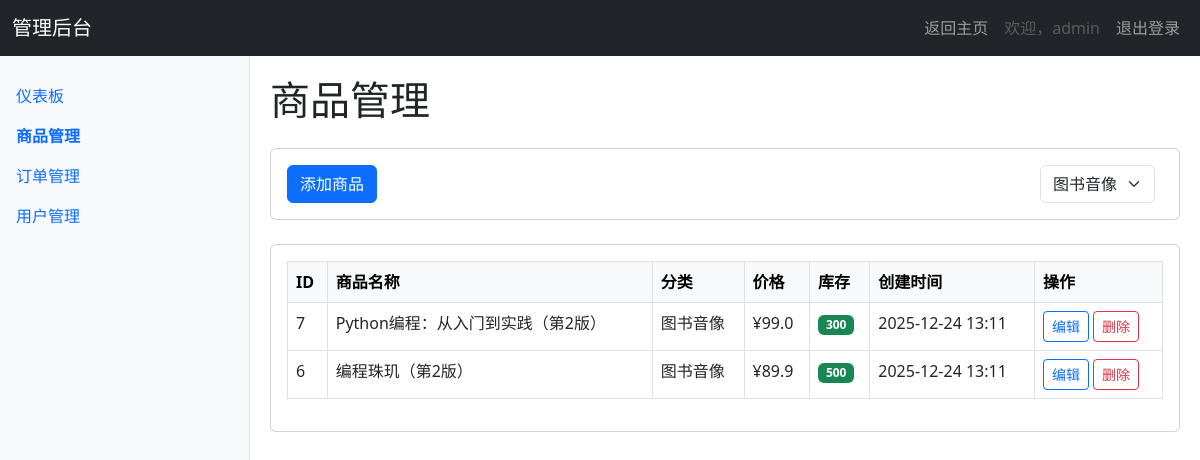
The page /admin/products?category_id=3 (signed in) on the database as committed earlier.
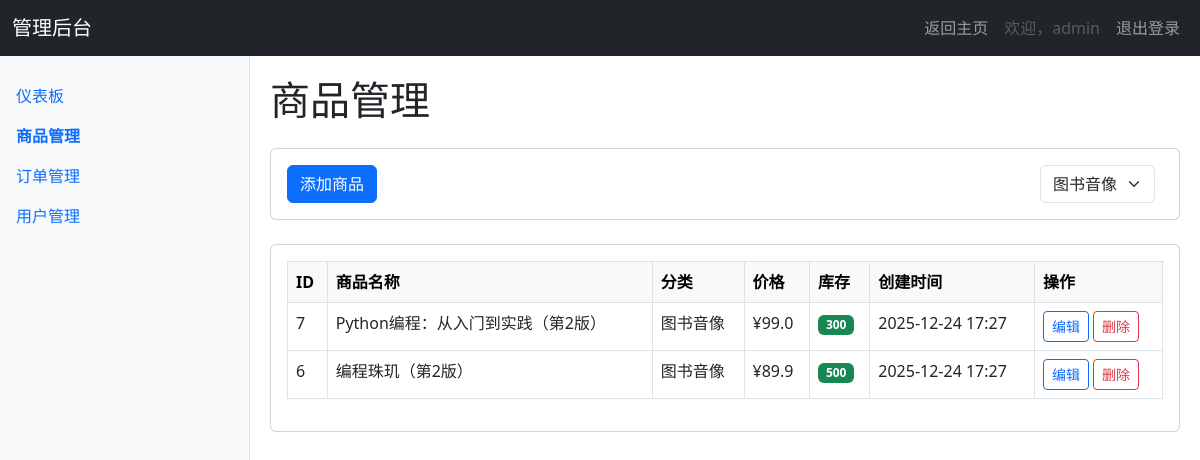
The same page on the database as committed later.
### app/models.py (models this page shows, shortened)
class Product(db.Model):
    __tablename__ = 'products'
    id = db.Column(db.Integer, primary_key=True)
    name = db.Column(db.String(100), nullable=False, index=True)
    description = db.Column(db.Text)
    price = db.Column(db.Float, nullable=False)
    stock = db.Column(db.Integer, default=0)
    image = db.Column(db.String(200), default='default_product.png')
    created_at = db.Column(db.DateTime, default=datetime.utcnow)
    updated_at = db.Column(db.DateTime, default=datetime.utcnow, onupdate=datetime.utcnow)
    category_id = db.Column(db.Integer, db.ForeignKey('categories.id'))
    cart_items = db.relationship('CartItem', backref='product', lazy='dynamic')
    order_items = db.relationship('OrderItem', backref='product', lazy='dynamic')
    reviews = db.relationship('Review', backref='product', lazy='dynamic')

class Category(db.Model):
    __tablename__ = 'categories'
    id = db.Column(db.Integer, primary_key=True)
    name = db.Column(db.String(50), unique=True, nullable=False)
    description = db.Column(db.Text)
    created_at = db.Column(db.DateTime, default=datetime.utcnow)
    products = db.relationship('Product', backref='category', lazy='dynamic')

### app/admin/routes.py (the view)
@admin.route('/products')
@admin_required
def product_manage():
    page = request.args.get('page', 1, type=int)
    category_id = request.args.get('category_id', type=int)
    query = Product.query
    if category_id:
        query = query.filter_by(category_id=category_id)
    query = query.order_by(Product.created_at.desc())
    products = query.paginate(page=page, per_page=20, error_out=False)
    categories = Category.query.all()
    return render_template('product_manage.html',
                         products=products,
                         categories=categories,
                         category_id=category_id)

### app/admin/routes.py (called while the page is built)
def admin_required(f):
    from functools import wraps
    @wraps(f)
    def decorated_function(*args, **kwargs):
        if not current_user.is_authenticated or not current_user.is_admin:
            abort(403)
        return f(*args, **kwargs)
    return decorated_function

@admin.before_request
@login_required
def check_admin():
    if not current_user.is_admin:
        abort(403)

### app/context_processors.py (called while the page is built)
def inject_now():
    return {'now': datetime.utcnow()}

def inject_categories():
    try:
        categories = Category.query.order_by(Category.name).all()
        return {'categories': categories}
    except:
        return {'categories': []}

def inject_cart_info():
    from flask_login import current_user
    cart_items_count = 0
    cart_total_amount = 0
    if current_user.is_authenticated:
        try:
            cart = Cart.query.filter_by(user_id=current_user.id).first()
            if cart:
                cart_items_count = cart.total_quantity
                cart_total_amount = float(cart.total_price)
        except:
            pass
    return {
        'cart_items_count': cart_items_count,
        'cart_total_amount': cart_total_amount
    }

### app/admin/templates/product_manage.html (shortened to what this page needs)
{% extends "admin_base.html" %}
{% block content %}
    <h1 class="mb-4">商品管理</h1>
    <div class="card mb-4">
        <div class="card-body">
            <div class="d-flex justify-content-between align-items-center">
                <div>
                    <a href="{{ url_for('admin.add_product') }}" class="btn btn-primary">
                         添加商品
                    </a>
                </div>
                <div class="d-flex">
                    <form method="GET" class="d-flex">
                        <select name="category_id" class="form-select me-2" onchange="this.form.submit()">
                            {% for category in categories %}
                                <option value="{{ category.id }}" {% if category_id == category.id %}selected{% endif %}>
                                    {{ category.name }}
                                </option>
                            {% endfor %}
                        </select>
                    </form>
                </div>
            </div>
        </div>
    </div>
    <div class="card">
        <div class="card-body">
            <div class="table-responsive">
                <table class="table table-bordered table-hover">
                    <thead class="table-light">
                        <tr>
                            <th>ID</th>
                            <th>商品名称</th>
                            <th>分类</th>
                            <th>价格</th>
                            <th>库存</th>
                            <th>创建时间</th>
                            <th>操作</th>
                        </tr>
                    </thead>
                    <tbody>
                        {% for product in products.items %}
                            <tr>
                                <td>{{ product.id }}</td>
                                <td>{{ product.name }}</td>
                                <td>{{ product.category.name if product.category else '未分类' }}</td>
                                <td>¥{{ product.price }}</td>
                                <td>
                                    <span class="badge {% if product.stock > 0 %}bg-success{% else %}bg-danger{% endif %}">
                                        {{ product.stock }}
                                    </span>
                                </td>
                                <td>{{ product.created_at.strftime('%Y-%m-%d %H:%M') }}</td>
                                <td>
                                    <div class="d-flex gap-1">
                                        <a href="{{ url_for('admin.edit_product', id=product.id) }}" class="btn btn-sm btn-outline-primary">
                                             编辑
                                        </a>
                                        <form action="{{ url_for('admin.delete_product', id=product.id) }}" method="POST" class="d-inline">
                                            <button type="submit" class="btn btn-sm btn-outline-danger" onclick="return confirm('确定要删除该商品吗？')">
                                                 删除
                                            </button>
                                        </form>
                                    </div>
                                </td>
                            </tr>
                        {% else %}
                            <tr>
                                <td colspan="7" class="text-center">暂无商品</td>
                            </tr>
                        {% endfor %}
                    </tbody>
                </table>
            </div>
        </div>
    </div>
{% endblock %}

Rows that differ between the two databases and show on the page:
changed Product "Python编程：从入门到实践（第2版）": created_at "2025-12-24 13:11" → "2025-12-24 17:27"
changed Product "编程珠玑（第2版）": created_at "2025-12-24 13:11" → "2025-12-24 17:27"
